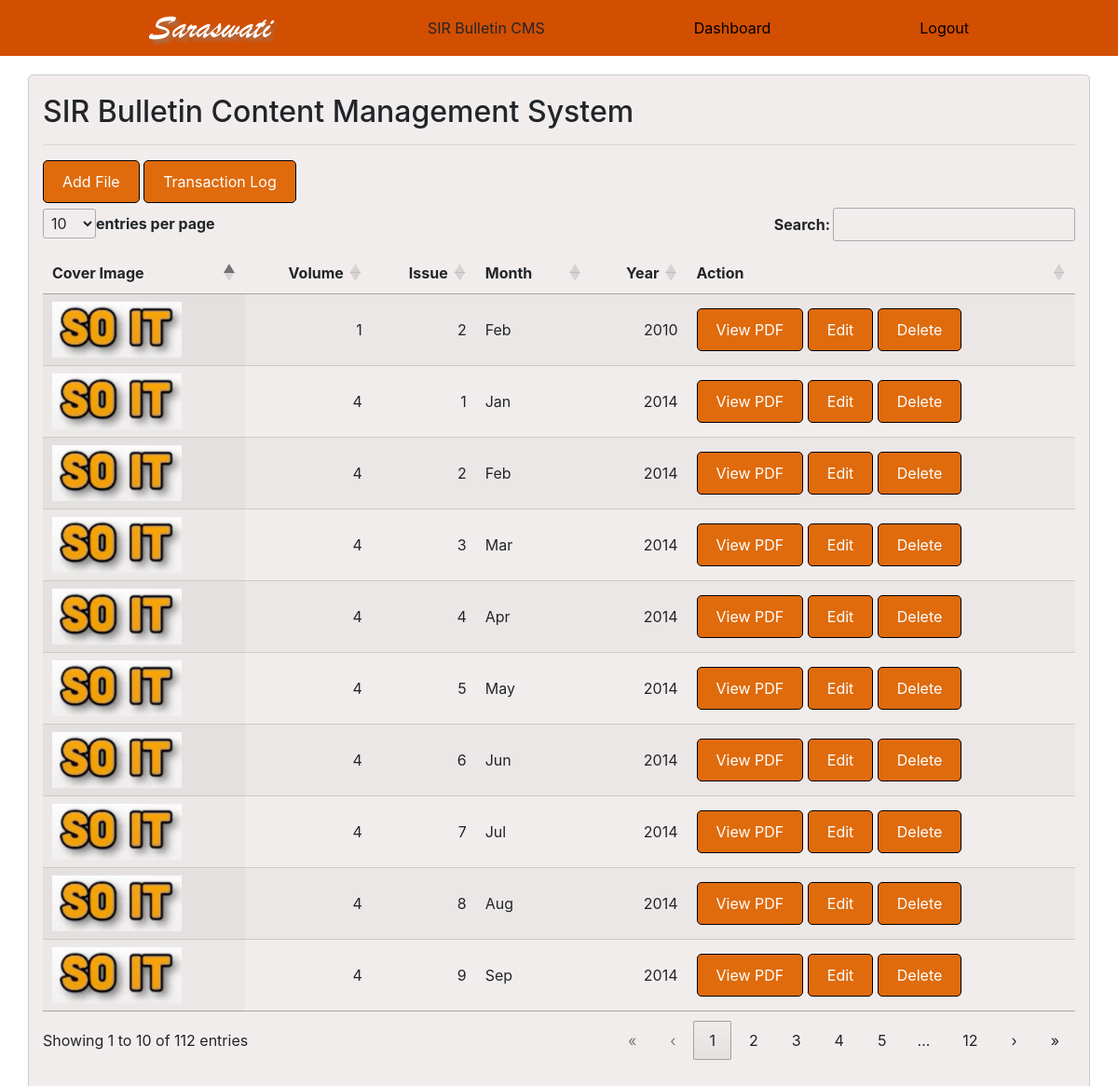
/posts.php (signed in), run on the app's committed database.
### tables this page shows
CREATE TABLE `sirb` (
  `sirb_id` int(4) NOT NULL,
  `URL` varchar(14) DEFAULT NULL,
  `issue` int(2) DEFAULT NULL,
  `mmyy` varchar(16) DEFAULT NULL,
  `volno` int(3) DEFAULT NULL,
  `mm1` varchar(3) DEFAULT NULL,
  `mm2` varchar(3) DEFAULT NULL,
  `yy` int(4) DEFAULT NULL,
  `upd` timestamp NOT NULL DEFAULT current_timestamp() ON UPDATE current_timestamp()
);

### posts.php (the view, shortened to what this page needs)
<?php
include('includes/database.php');
include('includes/header.php');
$stmt_files = $pdo->prepare("SELECT * FROM sirb ORDER BY yy, volno, issue");
$stmt_files->execute();
$files = $stmt_files->fetchAll(PDO::FETCH_ASSOC);
?>
<!DOCTYPE html>
<html lang="en">
<head>
    <link rel="stylesheet" href="css/style.css">
    <link href="bootstrap-4.0.0-dist/css/bootstrap.css" rel="stylesheet">
    <link href="DataTables/datatables.css" rel="stylesheet">
</head>
<body>
    <div class="container">
        <h2>SIR Bulletin Content Management System</h2>
        <hr>
        <a href="posts_add.php" class="pdf-button2">Add File</a>
        <a href="transaction_log.php" class="pdf-button2">Transaction Log</a>
        <table id="example" class="display" style="width:100%">
        <thead>
            <tr>
                <th>Cover Image</th>
                <th>Volume</th>
                <th>Issue</th>
                <th>Month</th>
                <th>Year</th>
                <th>Action</th>
            </tr>
        </thead>
        <tbody>
            <?php foreach ($files as $file): ?>
            <tr>
                <td>
                    <a href="#" class="popup-trigger" data-toggle="modal" data-target="#coverImageModal">
                        <div class="cover-image"><img src="images/logo3.png" alt="Cover Image"></div>
                    </a>
                </td>
                <td><div class="volume"><?php echo $file['volno']; ?></div></td>
                <td><div class="issue"><?php echo $file['issue']; ?></div></td>
                <td><div class="month"><?php echo ucfirst($file['mm1']); ?></div></td>
                <td><div class="year"><?php echo $file['yy']; ?></div></td>
                <td>
                    <div class="actions">
                        <a href="uploads/<?php echo $file['yy'] . '/' . $file['URL']; ?>" target="_blank" class="pdf-button2">View PDF</a>
                        <a href="posts_edit.php?sirb_id=<?php echo $file['sirb_id']; ?>" class="pdf-button2">Edit</a>
                        <button type="button" class="pdf-button2 delete-button" data-toggle="modal" data-target="#deleteModal" data-id="<?php echo $file['sirb_id']; ?>">Delete</button>
                    </div>
                </td>
            </tr>
            <?php endforeach; ?>
        </tbody>
        </table>
    </div>
</body>
</html>

### includes/header.php (shortened to what this page needs)
<!DOCTYPE html>
<html lang="en">
<head>
    <link
      rel="stylesheet"
      href="https://cdnjs.cloudflare.com/ajax/libs/font-awesome/6.0.0/css/all.min.css"
    />
    <link rel="stylesheet" href="css/style.css" />
</head>
<body>
<div style="display: flex; align-items: center; justify-content:space-evenly; background-color: #d24e01; ">
        <div><img src="./images/logo.png" alt="Saraswati Logo" srcset=""></div>
        <div>SIR Bulletin CMS </div>
        <div><a class="header-link" href="dashboard.php">Dashboard</a></div>
        <div><a class="header-link" href="logout.php">Logout</a></div>
    </div>

### css/style.css (style rules this page uses)
body { font-family: Arial, sans-serif; background-color: #b98e3e; margin: 0; padding: 0; }
.container { max-width: 1000px; margin: 20px auto; padding: 20px; padding-bottom: 40px; background-color: #e9e2e29a; border: 1px solid #ccc; border-radius: 5px; }
h2 { color: #333; font-size: 2.5em; }
.pdf-button2 { display: inline-block; padding: 10px 20px; background-color: #df6b0d; color: white; text-decoration: none; border: 1px solid black; border-radius: 5px; transition: background-color 0.3s, color 0.3s; }
button { padding: 10px 20px; color: white; cursor: pointer; background-color: #df6b0d; color: white; text-decoration: none; border: 1px solid black; border-radius: 5px; transition: background-color 0.3s, color 0.3s; position: relative; }
.header-link { color: black; }
hr { margin: 20px 0; border: none; border-top: 1px solid #b98e3e; }

### DataTables/datatables.css (style rules this page uses)
:root { --dt-row-selected: 13, 110, 253; --dt-row-selected-text: 255, 255, 255; --dt-row-selected-link: 9, 10, 11; --dt-row-stripe: 0, 0, 0; --dt-row-hover: 0, 0, 0; --dt-column-ordering: 0, 0, 0; --dt-html-background: white; }
table.dataTable thead > tr > th.dt-orderable-asc, table.dataTable thead > tr > th.dt-orderable-desc, table.dataTable thead > tr > th.dt-ordering-asc, table.dataTable thead > tr > th.dt-ordering-desc, table.dataTable thead > tr > td.dt-orderable-asc, table.dataTable thead > tr > td.dt-orderable-desc, table.dataTable thead > tr > td.dt-ordering-asc, table.dataTable thead > tr > td.dt-ordering-desc { position: relative; padding-right: 30px; }
table.dataTable thead > tr > th.dt-orderable-asc, table.dataTable thead > tr > th.dt-orderable-desc, table.dataTable thead > tr > td.dt-orderable-asc, table.dataTable thead > tr > td.dt-orderable-desc { cursor: pointer; }
table.dataTable th, table.dataTable td { box-sizing: border-box; }
table.dataTable th.dt-type-numeric, table.dataTable th.dt-type-date, table.dataTable td.dt-type-numeric, table.dataTable td.dt-type-date { text-align: right; }
table.dataTable thead th, table.dataTable thead td, table.dataTable tfoot th, table.dataTable tfoot td { text-align: left; }
table.dataTable { width: 100%; margin: 0 auto; border-spacing: 0; }
table.dataTable thead th, table.dataTable tfoot th { font-weight: bold; }
table.dataTable > thead > tr > th, table.dataTable > thead > tr > td { padding: 10px; border-bottom: 1px solid rgba(0, 0, 0, 0.3); }
table.dataTable > tbody > tr { background-color: transparent; }
table.dataTable > tbody > tr:first-child > * { border-top: none; }
table.dataTable > tbody > tr:last-child > * { border-bottom: none; }
table.dataTable > tbody > tr > th, table.dataTable > tbody > tr > td { padding: 8px 10px; }
table.dataTable.row-border > tbody > tr > *, table.dataTable.display > tbody > tr > * { border-top: 1px solid rgba(0, 0, 0, 0.15); }
table.dataTable.row-border > tbody > tr:first-child > *, table.dataTable.display > tbody > tr:first-child > * { border-top: none; }
table.dataTable.stripe > tbody > tr:nth-child(odd) > *, table.dataTable.display > tbody > tr:nth-child(odd) > * { box-shadow: inset 0 0 0 9999px rgba(0, 0, 0, 0.023); box-shadow: inset 0 0 0 9999px rgba(var(--dt-row-stripe), 0.023); }
table.dataTable.order-column > tbody tr > .sorting_1, table.dataTable.order-column > tbody tr > .sorting_2, table.dataTable.order-column > tbody tr > .sorting_3, table.dataTable.display > tbody tr > .sorting_1, table.dataTable.display > tbody tr > .sorting_2, table.dataTable.display > tbody tr > .sorting_3 { box-shadow: inset 0 0 0 9999px rgba(0, 0, 0, 0.019); box-shadow: inset 0 0 0 9999px rgba(var(--dt-column-ordering), 0.019); }
table.dataTable.display > tbody > tr:nth-child(odd) > .sorting_1, table.dataTable.order-column.stripe > tbody > tr:nth-child(odd) > .sorting_1 { box-shadow: inset 0 0 0 9999px rgba(0, 0, 0, 0.054); box-shadow: inset 0 0 0 9999px rgba(var(--dt-column-ordering), 0.054); }
div.dt-container.dt-empty-footer tbody > tr:last-child > * { border-bottom: 1px solid rgba(0, 0, 0, 0.3); }

### data on the page
sirb: volno "1", issue "2", mm1 "Feb", yy "2010"
sirb: volno "4", issue "1", mm1 "Jan", yy "2014"
sirb: volno "4", issue "2", mm1 "Feb", yy "2014"
sirb: volno "4", issue "3", mm1 "Mar", yy "2014"
sirb: volno "4", issue "4", mm1 "Apr", yy "2014"
sirb: volno "4", issue "5", mm1 "May", yy "2014"
sirb: volno "4", issue "6", mm1 "Jun", yy "2014"
sirb: volno "4", issue "7", mm1 "Jul", yy "2014"
sirb: volno "4", issue "8", mm1 "Aug", yy "2014"
sirb: volno "4", issue "9", mm1 "Sep", yy "2014"
